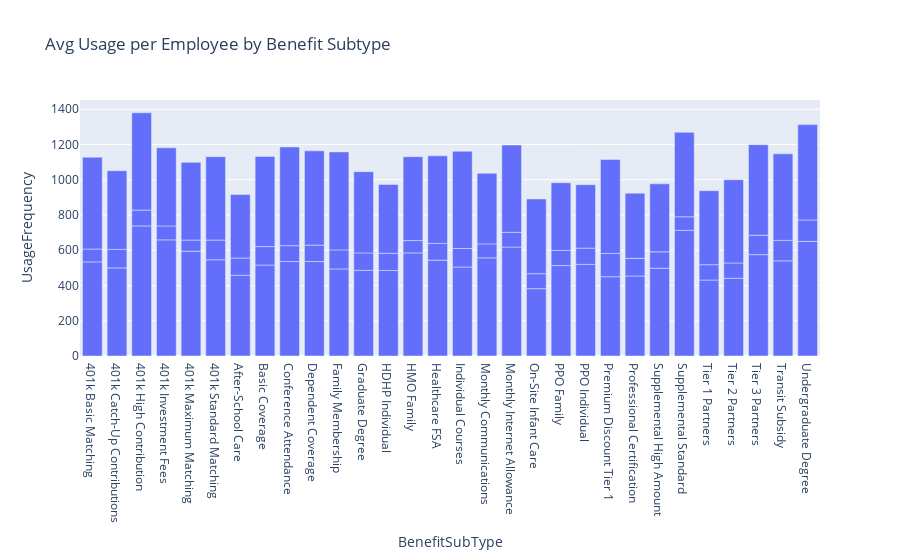

Notebook code cell kept with this figure:
### Markdown cell above
The vast majority of employees fall into the Low Engagement category with a smaller but still substantial group at Medium Engagement and the fewest in the High Engagement bracket.

### Code cell
#Average Usage per Employee by Benefit Subtype
eng_sub=merged.groupby(['BenefitSubType','EngagementLevel'],as_index=False)['UsageFrequency'].sum()
fig4=px.bar(eng_sub,x='BenefitSubType',y='UsageFrequency',title='Avg Usage per Employee by Benefit Subtype')
fig4.show()

### Figure 1 — Plotly figure (JSON) as saved in the notebook; plotly's stock layout.template omitted (floating-point values rounded to 4 significant figures)
{"data": [{"hovertemplate": "BenefitSubType=%{x}<br>UsageFrequency=%{y}<extra></extra>", "legendgroup": "", "marker": {"color": "#636efa", "pattern": {"shape": ""}}, "name": "", "orientation": "v", "showlegend": false, "textposition": "auto", "type": "bar", "x": ["401k Basic Matching", "401k Basic Matching", "401k Basic Matching", "401k Catch-Up Contributions", "401k Catch-Up Contributions", "401k Catch-Up Contributions", "401k High Contribution", "401k High Contribution", "401k High Contribution", "401k Investment Fees", "401k Investment Fees", "401k Investment Fees", "401k Maximum Matching", "401k Maximum Matching", "401k Maximum Matching", "401k Standard Matching", "401k Standard Matching", "401k Standard Matching", "After-School Care", "After-School Care", "After-School Care", "Basic Coverage", "Basic Coverage", "Basic Coverage", "Conference Attendance", "Conference Attendance", "Conference Attendance", "Dependent Coverage", "Dependent Coverage", "Dependent Coverage", "Family Membership", "Family Membership", "Family Membership", "Graduate Degree", "Graduate Degree", "Graduate Degree", "HDHP Individual", "HDHP Individual", "HDHP Individual", "HMO Family", "HMO Family", "HMO Family", "Healthcare FSA", "Healthcare FSA", "Healthcare FSA", "Individual Courses", "Individual Courses", "Individual Courses", "Monthly Communications", "Monthly Communications", "Monthly Communications", "Monthly Internet Allowance", "Monthly Internet Allowance", "Monthly Internet Allowance", "On-Site Infant Care", "On-Site Infant Care", "On-Site Infant Care", "PPO Family", "PPO Family", "PPO Family", "PPO Individual", "PPO Individual", "PPO Individual", "Premium Discount Tier 1", "Premium Discount Tier 1", "Premium Discount Tier 1", "Professional Certification", "Professional Certification", "Professional Certification", "Supplemental High Amount", "Supplemental High Amount", "Supplemental High Amount", "Supplemental Standard", "Supplemental Standard", "Supplemental Standard", "Tier 1 Partners", "Tier 1 Partners", "Tier 1 Partners", "Tier 2 Partners", "Tier 2 Partners", "Tier 2 Partners", "Tier 3 Partners", "Tier 3 Partners", "Tier 3 Partners", "Transit Subsidy", "Transit Subsidy", "Transit Subsidy", "Undergraduate Degree", "Undergraduate Degree", "Undergraduate Degree"], "xaxis": "x", "y": [534, 73, 521, 500, 105, 446, 738, 90, 552, 659, 79, 443, 595, 63, 441, 546, 112, 473, 458, 98, 360, 516, 105, 511, 536, 90, 560, 536, 93, 535, 494, 108, 556, 486, 99, 461, 485, 98, 390, 585, 70, 476, 544, 95, 497, 505, 105, 552, 557, 79, 401, 618, 84, 495, 382, 85, 424, 513, 86, 384, 520, 92, 360, 450, 132, 533, 454, 100, 370, 498, 93, 386, 713, 77, 479, 431, 87, 420, 441, 87, 472, 575, 110, 514, 540, 116, 491, 650, 122, 541], "yaxis": "y"}], "layout": {"barmode": "relative", "legend": {"tracegroupgap": 0}, "title": {"text": "Avg Usage per Employee by Benefit Subtype"}, "xaxis": {"anchor": "y", "domain": [0, 1], "title": {"text": "BenefitSubType"}}, "yaxis": {"anchor": "x", "domain": [0, 1], "title": {"text": "UsageFrequency"}}}}
